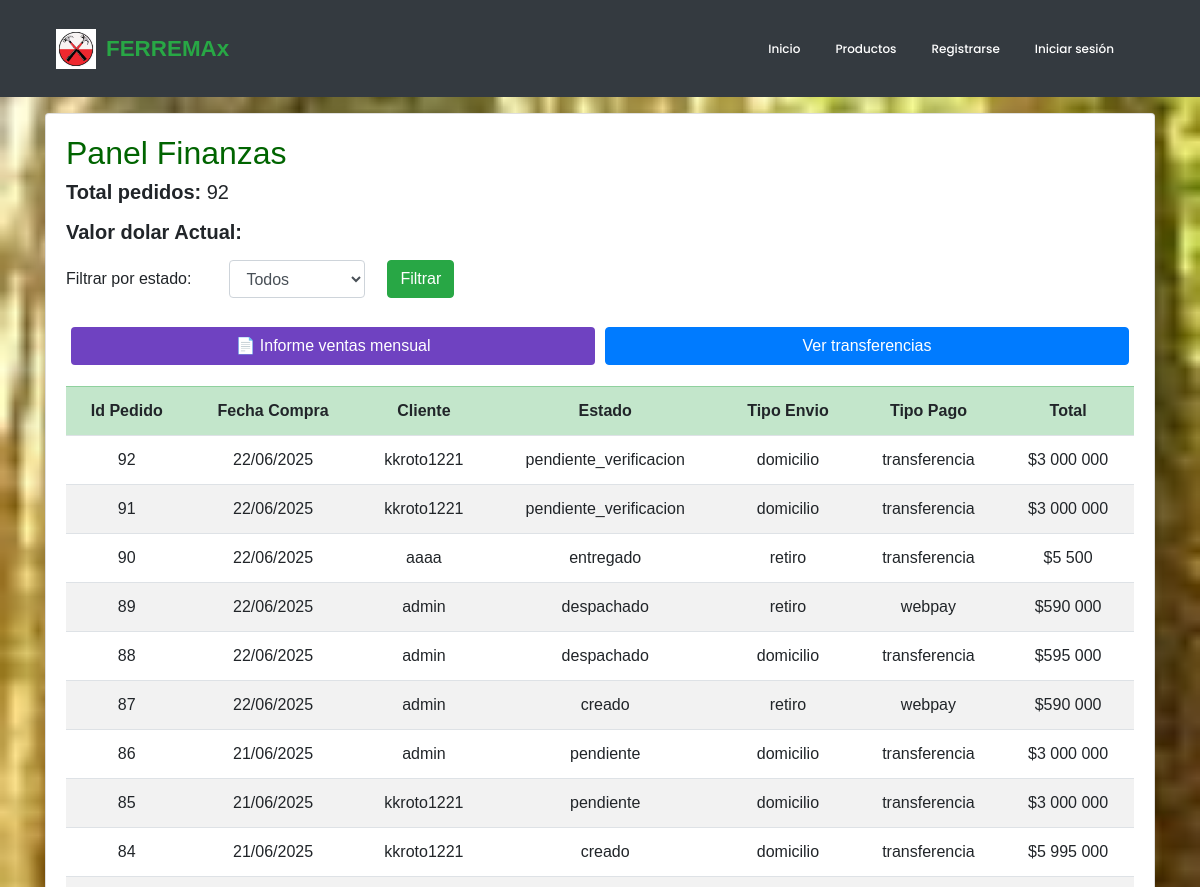
The page /contador/ (upper part) on the database as committed earlier.
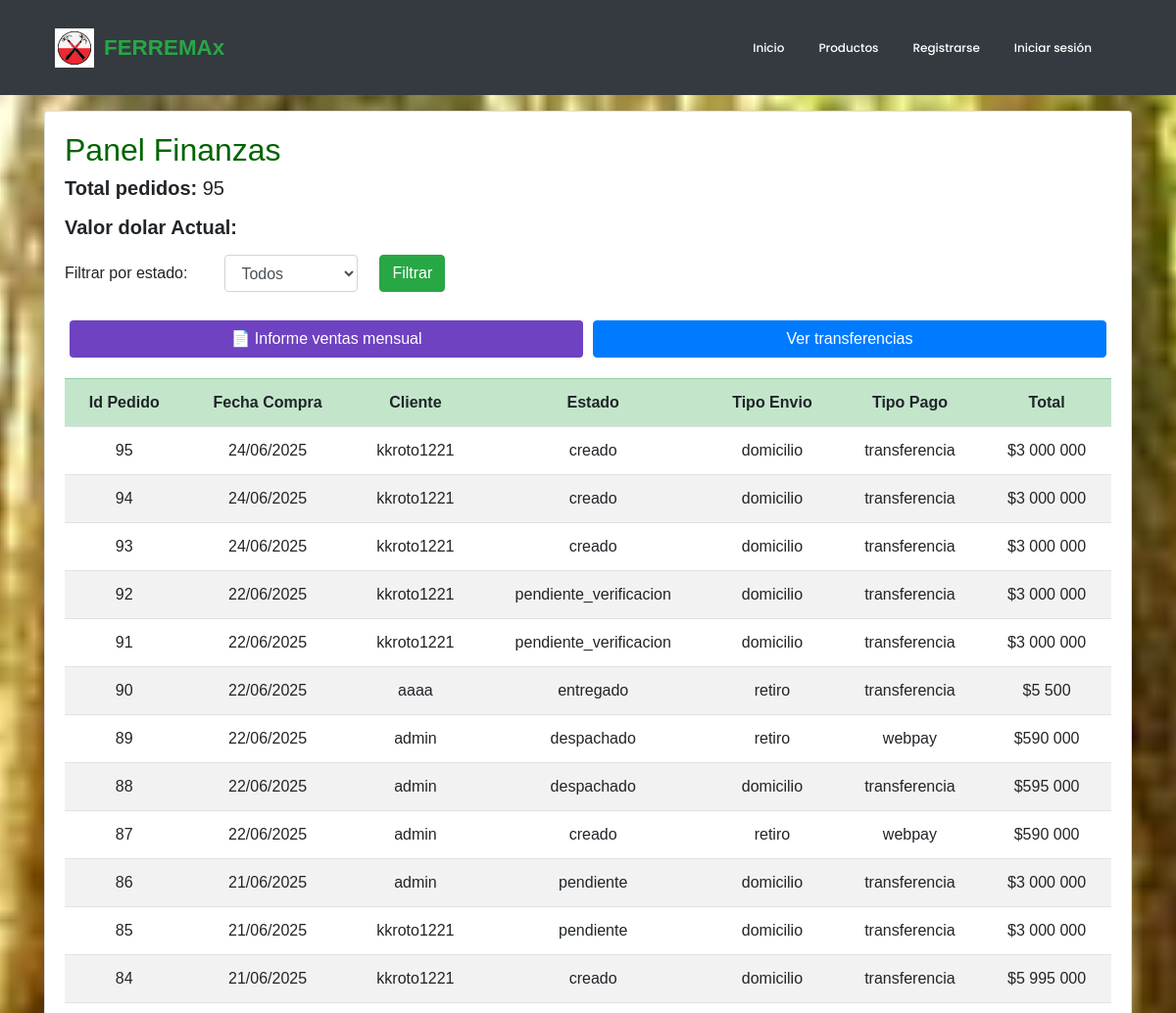
The same page on the database as committed later.
### ferreteria/models.py (models this page shows, shortened)
class Pedido(models.Model):
    id_pedido = models.AutoField(primary_key=True)
    user = models.ForeignKey(User, on_delete=models.CASCADE, default=1)
    fecha_compra = models.DateTimeField(auto_now_add=True)
    ESTADOS_PEDIDO = [
        ('creado', 'Creado'),
        ('pendiente', 'Pendiente'),
        ('pagado', 'Pagado'),
        ('rechazado','Pago Rechazado'),
        ('preparando', 'Preparando orden'),
        ('despachado', 'Despachado'),
        ('entregado', 'Entregado'),
    ]
    estado = models.CharField(max_length=20, choices = ESTADOS_PEDIDO, default='creado')
    OPCIONES_ENVIO = [
        ('retiro', 'Retiro en tienda ($0)'),
        ('domicilio', 'Despacho a domicilio ($5.000)'),
    ]
    tipo_envio = models.CharField(max_length=20, choices=OPCIONES_ENVIO,default='retiro')
    TIPO_PAGO = [
        ('transferencia', 'Transferencia'),
        ('tarjeta', 'Tarjeta'),
    ]
    tipo_pago = models.CharField(max_length=20,choices=TIPO_PAGO,default='transferencia')
    total = models.BigIntegerField()

### ferreteria/views.py (the view)
# urls.py: path('contador/', views.contador_view, name="contador"),
def contador_view(request):
    estado = request.GET.get('estado')
    if estado in ['pagado', 'entregado']:
        pedidos = Pedido.objects.filter(estado=estado).order_by('-fecha_compra')
    else:
        pedidos = Pedido.objects.all().order_by('-fecha_compra')
    total_pedidos = pedidos.count()
    valor_dolar = obtener_valor_dolar()
    return render(request, 'contador.html', {
        'pedido': pedidos,
        'totalPedidos': total_pedidos,
        'estado_actual': estado,
        'valor_dolar': valor_dolar
    })

### ferreteria/context_processor.py (called while the page is built, shortened)
def total_carrito(request):
    total = 0
    return {'total_carrito':int(total)}

### ferreteria/views.py (called while the page is built)
def obtener_valor_dolar():
    user = "es.ibarra@duocuc.cl"
    password = "Uwu7832!"
    siete = bcchapi.Siete(user, password)
    today = datetime.now()
    while True:
        fecha_str = today.strftime("%Y-%m-%d")
        cuadro = siete.cuadro(
            series=["F073.TCO.PRE.Z.D"],
            nombres=["dolar"],
            desde=fecha_str,
            hasta=fecha_str,
            observado={"dolar": "last"}
        )
        if not cuadro.empty:
            valor_dolar = cuadro.iloc[0]["dolar"]
            break
        else:
            today -= timedelta(days=1)
    return valor_dolar

### ferreteria/templates/contador.html (shortened to what this page needs)
{% extends 'base.html' %}
{% load static %}
{% block css %}
<link rel="stylesheet" href="{% static 'css/estilo.css' %}">
{% endblock %}
{% block contenido %}
{% load humanize %}
<div class="container my-3">
    <div class="card mb-3 shadow">
        <div class="card-body">
            <h2 style="color: darkgreen;">Panel Finanzas </h2>
            <h5><strong>Total pedidos: </strong> {{totalPedidos}}</p></h5>
            <h5><strong>Valor dolar Actual: </strong> {{valor_dolar}}</h5>
            <form method="get" class="row g-2 align-items-center mb-4 mt-3">
                <div class="col-auto">
                    <label for="estado" class="col-form-label">Filtrar por estado:</label>
                </div>
                <div class="col-auto">
                    <select name="estado" id="estado" class="form-control mx-2">
                        <option value="">Todos</option>
                    </select>
                </div>
                <div class="col-auto">
                    <button type="submit" class="btn btn-success">Filtrar</button>
                </div>
            </form>
            <div class="d-flex flex-column flex-md-row justify-content-between gap-2 mb-3">
                <a href="{% url 'exportar_informe' %}" class="btn btn-admin btn-informe w-100 w-md-auto" style=" margin: 5px 5px" >📄 Informe ventas mensual</a>
                <a href="{% url 'contadorTrans' %}" class="btn btn-primary w-100 w-md-auto " style=" margin: 5px 5px;" >Ver transferencias</a>
            </div>
            <div class="table-responsive">
                <table class="table table-striped table-hover text-center align-middle">
                    <tr class="table-success">
                        <th>Id Pedido</th>
                        <th>Fecha Compra</th>
                        <th>Cliente</th>
                        <th class="d-none d-md-table-cell">Estado</th>
                        <th class="d-none d-md-table-cell">Tipo Envio</th>
                        <th>Tipo Pago</th>
                        <th>Total</th>
                    </tr>
                    {% for p in pedido %}
                    <tr>
                        <td>{{p.id_pedido}}</td>
                        <td data-label="Fecha">
                            <span class="d-none d-md-inline">{{ p.fecha_compra|date:"d/m/Y" }}</span>
                        </td>
                        <td>{{ p.user }}</td>
                        <td class="d-none d-md-table-cell">{{p.estado}}</td>
                        <td class="d-none d-md-table-cell">{{p.tipo_envio}}</td>
                        <td>{{p.tipo_pago}}</td>
                        <td>${{p.total | intcomma}}</td>
                    </tr>
                    {% endfor %}
                </table>
            </div>
        </div>
    </div>
</div>
{% endblock %}

Rows that differ between the two databases and show on the page:
added Pedido: id_pedido "95", fecha_compra "24/06/2025", user "kkroto1221", estado "creado", tipo_envio "domicilio", tipo_pago "transferencia", total "3 000 000"
added Pedido: id_pedido "94", fecha_compra "24/06/2025", user "kkroto1221", estado "creado", tipo_envio "domicilio", tipo_pago "transferencia", total "3 000 000"
added Pedido: id_pedido "93", fecha_compra "24/06/2025", user "kkroto1221", estado "creado", tipo_envio "domicilio", tipo_pago "transferencia", total "3 000 000"
Other text that changed with them:
{{ totalPedidos }}: "92" → "95"
